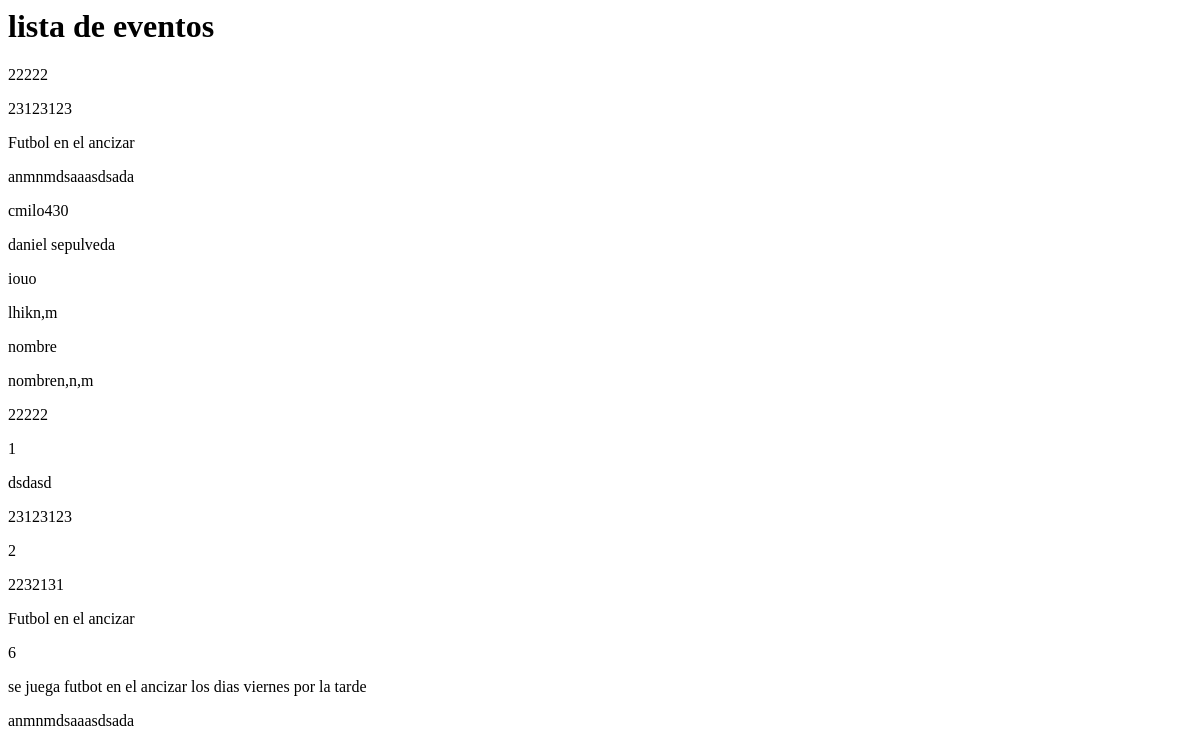
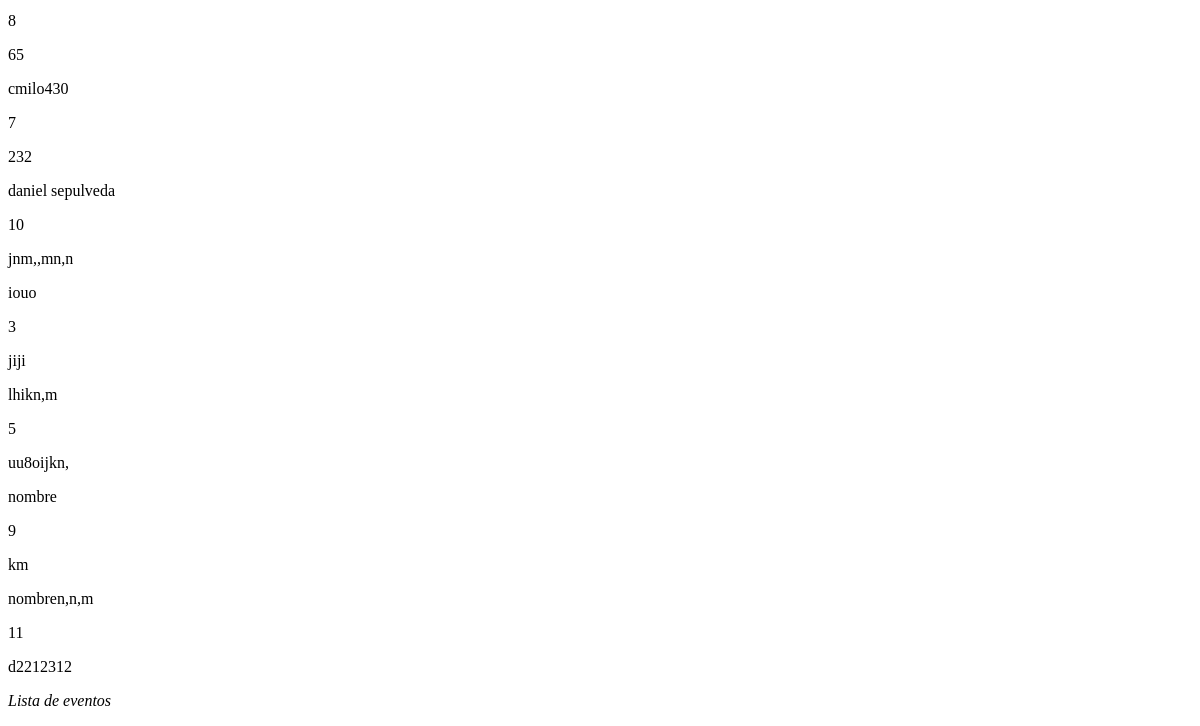
/event/eventoCategoria/2 (signed in), run on an earlier commit of the app's database (2 pictures, top to bottom).
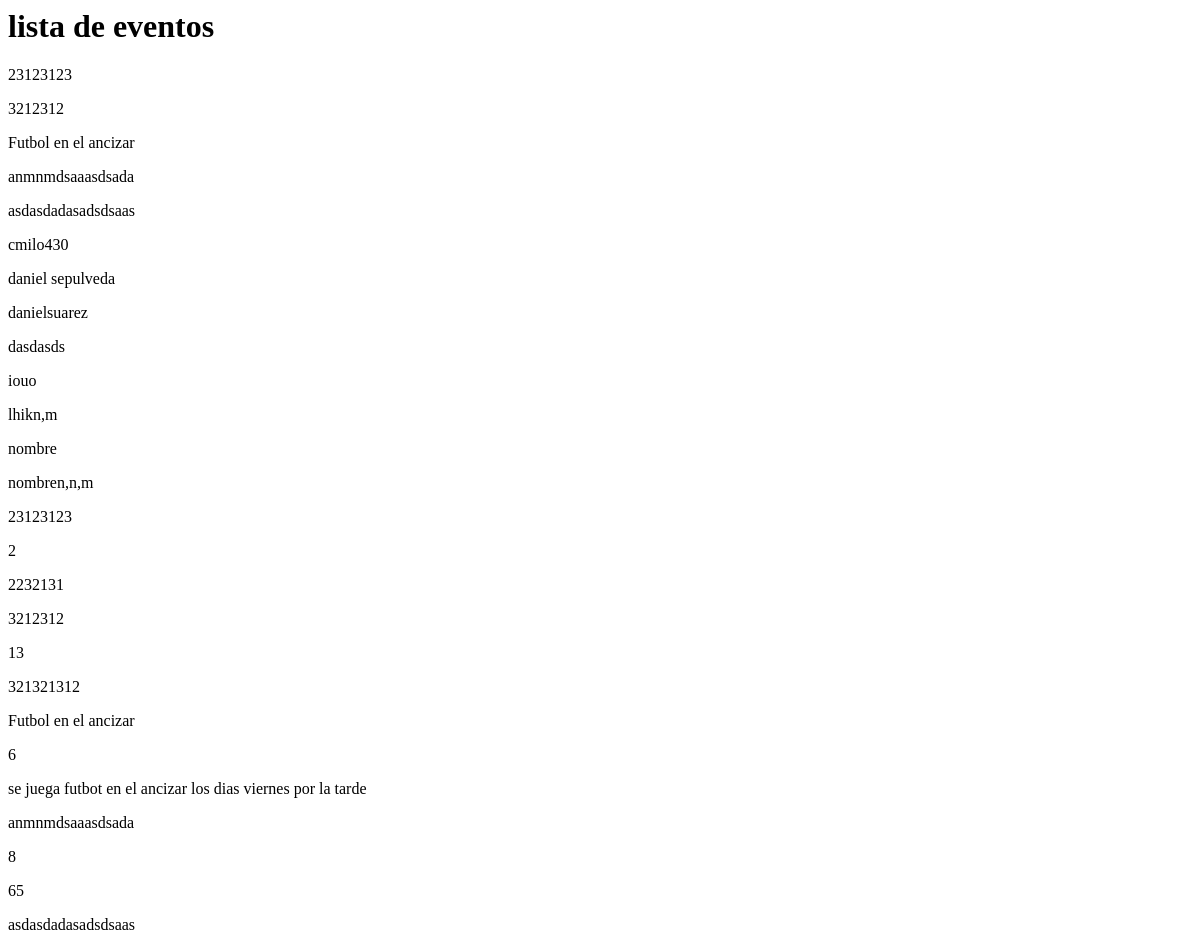
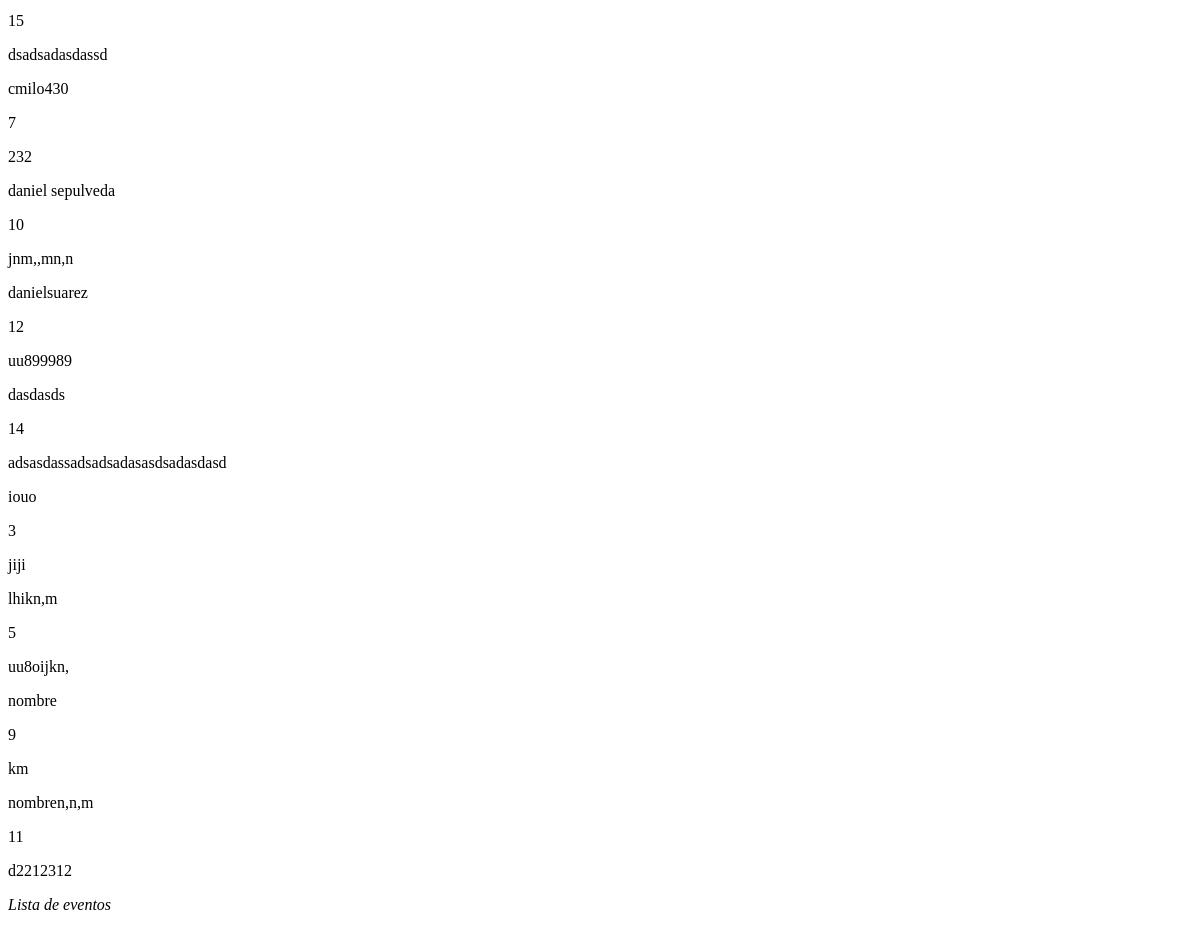
And on a later commit of the database (2 pictures, top to bottom).
### event/models.py (models this page shows, shortened)
class event(models.Model):
    id = models.AutoField(primary_key=True)
    name = models.CharField(max_length=45, unique=True)
    Description = models.TextField(max_length=245)
    facultad = models.CharField(max_length=20, null=True, blank=True)
    undergrade = models.CharField(max_length=30,null=True,blank =True)
    image = models.ImageField(upload_to=  "../images",null= True,blank=True)
    place = models.CharField(max_length=200)
    points = models.IntegerField()
    date = models.DateField(blank=True, null=True)
    hour = models.TimeField(blank=True, null=True)
    creator = models.ForeignKey(on_delete=models.CASCADE,to='user.user', related_name = "creator",null= True,blank=True)
    category = models.ManyToManyField('category')
    class Meta:
         verbose_name = "event"
         ordering = ['name']

### event/views.py (the view)
# urls.py: path('eventoCategoria/<str:pk>', eventCategorylist.as_view(),name ="eventoCategoria"),
class eventCategorylist(LoginRequiredMixin, ListView):
    model = event
    template_name = "../templates/event_list.html"

### templates/event_list.html (shortened to what this page needs)
<html>
    <head>
    </head>
    <body>
        <div class="header">
            <h1> lista de eventos</h1>
            {% if object_list %}
            {%for category in object_list%}
            <p> {{category.name}}</p>
            {%endfor%}
            {%for event in object_list%}
            <p> {{event.name}}</p>
            <p> {{event.id}}</p>
            <p> {{event.Description}}</p>
            {% endfor %}
            {% endif %}
        </div>
<p><i>Lista de eventos</i></p>
    </body>
</html>

What changed in the data, as far as the page shows it:
removed event: name "22222", id "1", Description "dsdasd"
added event: name "3212312", id "13", Description "321321312"
added event: name "asdasdadasadsdsaas", id "15", Description "dsadsadasdassd"
added event: name "danielsuarez", id "12", Description "uu899989"
added event: name "dasdasds", id "14", Description "adsasdassadsadsadasasdsadasdasd"
